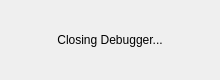
<?xml version="1.0" encoding="UTF-8"?>
<ui version="4.0">
 <class>CloseDialog</class>
 <widget class="QDialog" name="CloseDialog">
  <property name="geometry">
   <rect>
    <x>0</x>
    <y>0</y>
    <width>220</width>
    <height>80</height>
   </rect>
  </property>
  <property name="windowTitle">
   <string/>
  </property>
  <layout class="QHBoxLayout" name="horizontalLayout">
   <item>
    <widget class="QLabel" name="label">
     <property name="text">
      <string>Closing Debugger...</string>
     </property>
     <property name="alignment">
      <set>Qt::AlignCenter</set>
     </property>
    </widget>
   </item>
  </layout>
 </widget>
 <resources/>
 <connections/>
</ui>
